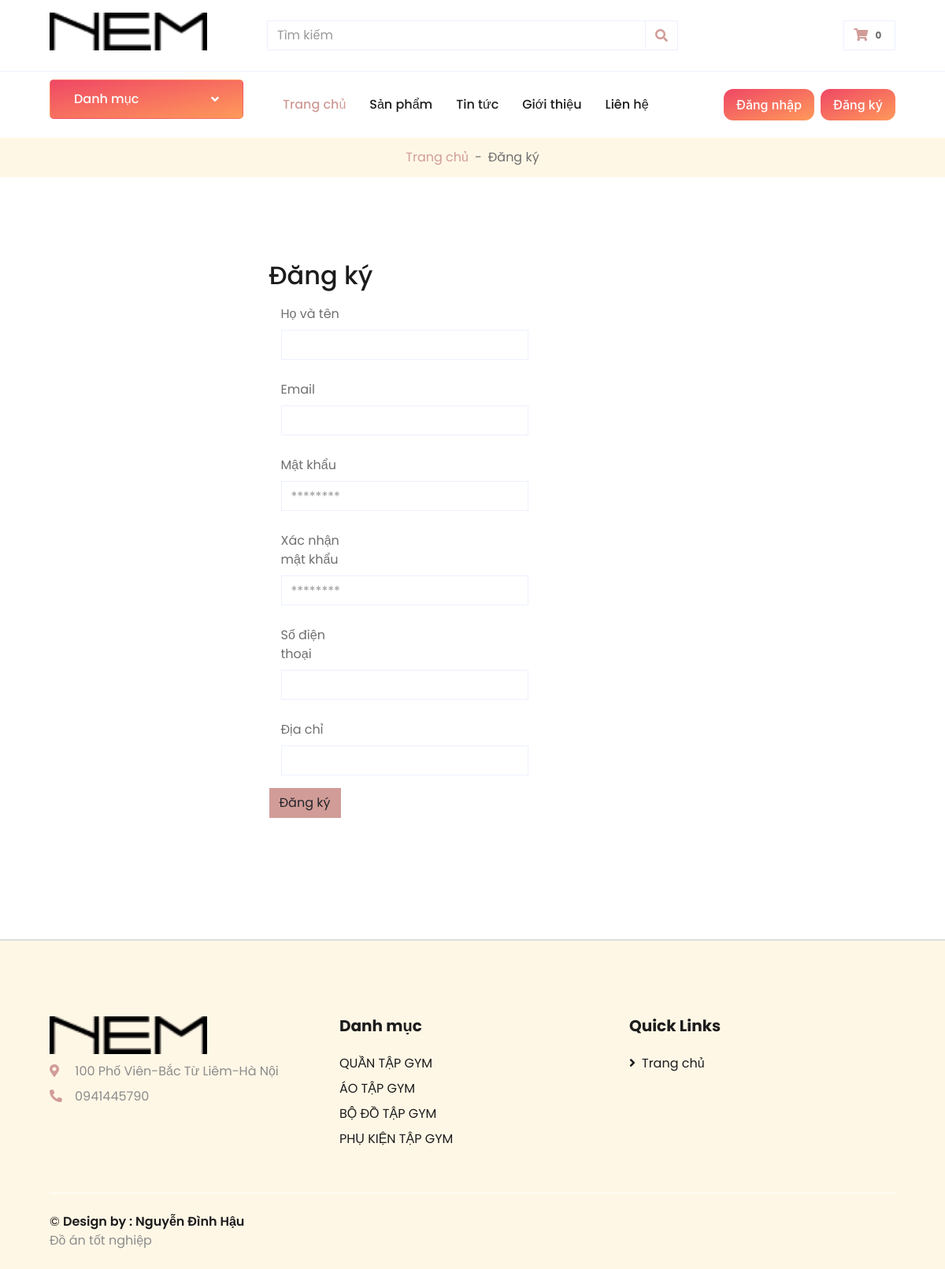
/php_thuan_quanao/dang-ky.php, run on the app's committed database.
### tables this page shows
CREATE TABLE `danhmuc` (
  `tendanhmuc` varchar(255) DEFAULT NULL,
  `slug` varchar(255) DEFAULT NULL,
  `hinhanh` varchar(255) DEFAULT NULL,
  `danhmuccha_id` int(11) DEFAULT NULL,
  `created_at` timestamp NULL DEFAULT current_timestamp(),
  `updated_at` timestamp NULL DEFAULT current_timestamp(),
  `id` int(11) NOT NULL
);

### php_thuan_quanao/libraries/Function.php (called while the page is built, shortened)
                   <?php
   function base_url()
   {
      return $url  = "http://localhost:8000/";
        return 'http://'.$_SERVER["SERVER_NAME"].'/';
   }
   function postInput($str)
   {
       return isset($_POST[$str]) ? $_POST[$str] : '';
   }
?>

### php_thuan_quanao/libraries/Database.php (called while the page is built, shortened)
<?php
    class Database
    {
        public $link;
        public function __construct()
        {
            $this->link = mysqli_connect("127.0.0.1","root","","doantotnghiep","3306") or die ("Errors Connect DB");
            mysqli_set_charset($this->link,"utf8");
        }
         public function fetchAll($table)
        {
            $sql = "SELECT * FROM {$table} WHERE 1" ;
            $result = mysqli_query($this->link,$sql) or die("Lỗi Truy Vấn fetchAll " .mysqli_error($this->link));
            $data = [];
            if( $result)
            {
                while ($num = mysqli_fetch_assoc($result))
                {
                    $data[] = $num;
                }
            }
            return $data;
        }
    }
?>

### php_thuan_quanao/autoload/autoload.php (called while the page is built, shortened)
<?php
    require_once __DIR__ . "/../libraries/Database.php";
    require_once __DIR__ . "/../libraries/Function.php";
    $db = new Database();
    $danhmuc = $db->fetchAll('danhmuc');
?>

### php_thuan_quanao/dang-ky.php (the view, shortened to what this page needs)
<?php
require_once __DIR__ . "/autoload/autoload.php";
$data  =
    [
        'hoten'       => postInput('hoten'),
        'email'       => postInput('email'),
        'password'    => postInput('password'),
        'diachi'      => postInput('diachi'),
        'sodienthoai' => postInput('sodienthoai'),
        'confirm_password' => postInput('confirm_password')
    ];
?>
<!DOCTYPE html>
<html lang="en">
<?php require_once __DIR__ . "/include/head.php"; ?>
<body>
<?php require_once __DIR__ . "/include/top.php"; ?>
<div class="container-fluid">
    <div class="row border-top px-xl-5">
        <div class="col-lg-3 d-none d-lg-block">
            <a class="btn shadow-none d-flex align-items-center justify-content-between bg-primary text-white w-100 danh-muc"
               data-toggle="collapse" href="#navbar-vertical" style="height: 65px; margin-top: -1px; padding: 0 30px;">
                <h6 class="m-0">Danh mục</h6>
                <i class="fa fa-angle-down text-dark"></i>
            </a>
        </div>
        <div class="col-lg-9">
            <?php require_once __DIR__ . "/include/nav.php"; ?>
        </div>
    </div>
</div>
<div class="container-fluid bg-secondary mb-5">
    <div class="d-flex flex-column align-items-center justify-content-center" style="min-height: 50px">
        <div class="d-inline-flex">
            <p class="m-0"><a href="<?= base_url() ?>">Trang chủ</a></p>
            <p class="m-0 px-2">-</p>
            <p class="m-0">Đăng ký</p>
        </div>
    </div>
</div>
<div class="container-fluid py-5">
    <div class="row px-xl-5">
        <div class="col-lg-12 pb-5">
            <div class="col-md-6 bor" style="padding: 10px;margin: 0 auto">
                <div class="panel panel-default">
                    <div class="panel-heading"><h2>Đăng ký</h2></div>
                    <div class="panel-body">
                        <form class="form create account form-create-account" action="" method="post" id="form-validate"
                              enctype="multipart/form-data" autocomplete="off" novalidate="novalidate">
                            <div class="form-group">
                                <label class="col-md-3 col-md-offset-1" style="margin-top: 10px">Họ và tên</label>
                                <div class="col-md-8">
                                    <input type="text" name="hoten" placeholder="" class="form-control"
                                           value="<?php echo $data['hoten'] ?>">
                                </div>
                            </div>
                            <div class="form-group">
                                <label class="col-md-3 col-md-offset-1" style="margin-top: 10px">Email</label>
                                <div class="col-md-8">
                                    <input type="email" name="email" required pattern="/^[a-zA-Z0-9.!#$%&'*+/=?^_`{|}~-]+@[a-zA-Z0-9-]+(?:\.[a-zA-Z0-9-]+)*$/" placeholder="" class="form-control"
                                           value="<?php echo $data['email'] ?>">
                                </div>
                            </div>
                            <div class="form-group">
                                <label class="col-md-3 col-md-offset-1" style="margin-top: 10px">Mật khẩu</label>
                                <div class="col-md-8">
                                    <input type="password" name="password" placeholder="********" class="form-control">
                                </div>
                            </div>
                            <div class="form-group">
                                <label class="col-md-3 col-md-offset-1" style="margin-top: 10px">Xác nhận mật khẩu</label>
                                <div class="col-md-8">
                                    <input type="password" name="confirm_password" placeholder="********" class="form-control">
                                </div>
                            </div>
                            <div class="form-group">
                                <label class="col-md-3 col-md-offset-1" style="margin-top: 10px">Số điện thoại</label>
                                <div class="col-md-8">
                                    <input type="text" name="sodienthoai" placeholder="" class="form-control"
                                           value="<?php echo $data['sodienthoai'] ?>">
                                </div>
                            </div>
                            <div class="form-group">
                                <label class="col-md-3 col-md-offset-1" style="margin-top: 10px">Địa chỉ</label>
                                <div class="col-md-8">
                                    <input type="text" name="diachi" placeholder="" class="form-control"
                                           value="<?php echo $data['diachi'] ?>">
                                </div>
                            </div>
                            <div class="actions-toolbar">
                                <div class="primary">
                                    <button type="submit" class="btn btn-primary" title="Tạo tài khoản"><span>Đăng ký</span>
                                    </button>
                                </div>
                            </div>
                        </form>
                    </div>
                </div>
            </div>
        </div>
    </div>
</div>
<?php require_once __DIR__ . "/include/footer.php"; ?>
</body>
</html>

### php_thuan_quanao/include/footer.php (shortened to what this page needs)
<div class="container-fluid bg-secondary text-dark mt-5 pt-5 footer-master" >
        <div class="row px-xl-5 pt-5">
            <div class="col-lg-4 col-md-12 mb-5 pr-3 pr-xl-5">
                <a href="" class="text-decoration-none">
                    <img src="<?= base_url() ?>/public/logo.png" alt="" style="width: 200px;margin-bottom: 10px;">
                </a>
                <p class="mb-2"><i class="fa fa-map-marker-alt text-primary mr-3"></i> 100 Phố Viên-Bắc Từ Liêm-Hà Nội</p>
                <p class="mb-0"><i class="fa fa-phone-alt text-primary mr-3"></i>0941445790</p>
            </div>
            <div class="col-lg-8 col-md-12">
                <div class="row">
                    <div class="col-md-6 mb-5">
                        <h5 class="font-weight-bold text-dark mb-4">Danh mục</h5>
                        <div class="d-flex flex-column justify-content-start">
                        <?php foreach($danhmuc ?? [] as $item) :?>
                            <a href="/danh-muc-san-pham.php?id=<?php echo $item['id'];?>&&slug=<?php echo $item['slug'] ?>" class="text-dark mb-2"><?= $item['tendanhmuc'] ?></a>
                        <?php endforeach ; ?>
                        </div>
                    </div>
                    <div class="col-md-6 mb-5">
                        <h5 class="font-weight-bold text-dark mb-4">Quick Links</h5>
                        <div class="d-flex flex-column justify-content-start">
                            <a class="text-dark mb-2" href="<?= base_url() ?>"><i class="fa fa-angle-right mr-2"></i>Trang chủ</a>
                        </div>
                    </div>
                </div>
            </div>
        </div>
        <div class="row border-top border-light mx-xl-5 py-4">
            <div class="col-md-6 px-xl-0">
                <p class="mb-md-0 text-center text-md-left text-dark">
                    &copy; <a class="text-dark font-weight-semi-bold" href="https://www.facebook.com/nguyenhau230699/">Design by :  Nguyễn Đình Hậu </a><br>
                     <a href="#" target="_blank">Đồ án tốt nghiệp</a>
                </p>
            </div>
            <div class="col-md-6 px-xl-0 text-center text-md-right">
            </div>
        </div>
    </div>

### php_thuan_quanao/include/head.php (style rules this page uses)
h6.m-0, .fa.fa-angle-down.text-dark { color: white !important; }

### php_thuan_quanao/include/footer.php (style rules this page uses)
.footer-master { border-top: 2px solid #dedede; background: #f0f; padding-top :1px; }
.footer-master p, .footer-master a { color: #8c8c8c; }

### data on the page
danhmuc: tendanhmuc "QUẦN TẬP GYM"
danhmuc: tendanhmuc "ÁO TẬP GYM"
danhmuc: tendanhmuc "BỘ ĐỒ TẬP GYM"
danhmuc: tendanhmuc "PHỤ KIỆN TẬP GYM"

### other printed values
$tongsanphamgiohang "0"
